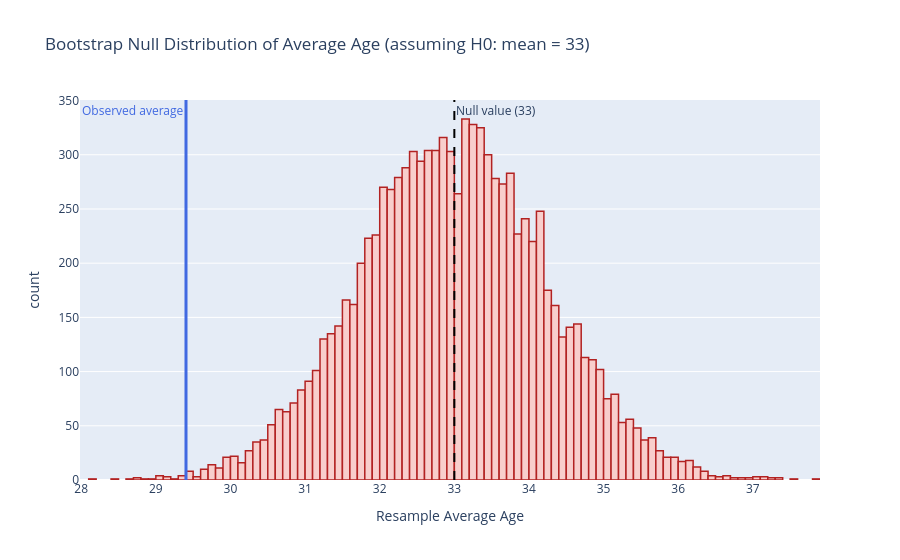

The notebook cell this image was saved under:
### Code cell
# Visualize the null distribution and the observed test statistic
fig = px.histogram(null_means,
                   title = "Bootstrap Null Distribution of Average Age (assuming H0: mean = 33)",
                   labels = {"value":"Resample Average Age"},
                   height = 550)

fig.update_traces(showlegend = False,
                  marker_color = "#F8CECC",
                  marker_line_color = "firebrick",
                  marker_line_width = 1.5)

fig.add_vline(x = null_value,
              line_width = 2,
              line_dash = "dash",
              line_color = "black",
              annotation_text = "Null value (33)",
              annotation_position = "top right")

fig.add_vline(x = observed_mean,
              line_width = 3,
              line_dash = "solid",
              line_color = "royalblue",
              annotation_text = "Observed average",
              annotation_position = "top left",
              annotation_font_color = "royalblue")

### Figure 1 — Plotly figure (JSON) as saved in the notebook; plotly's stock layout.template omitted (floating-point values rounded to 4 significant figures; data arrays with more than 128 entries replaced by an {"elided": "..."} marker saying what was removed)
{"data": [{"alignmentgroup": "True", "bingroup": "x", "hovertemplate": "variable=0<br>Resample Average Age=%{x}<br>count=%{y}<extra></extra>", "legendgroup": "0", "marker": {"color": "#F8CECC", "line": {"color": "firebrick", "width": 1.5}, "pattern": {"shape": ""}}, "name": "0", "offsetgroup": "0", "orientation": "v", "showlegend": false, "type": "histogram", "x": {"elided": "10000 float values"}, "xaxis": "x", "yaxis": "y"}], "layout": {"annotations": [{"showarrow": false, "text": "Null value (33)", "x": 33, "xanchor": "left", "xref": "x", "y": 1, "yanchor": "top", "yref": "y domain"}, {"font": {"color": "royalblue"}, "showarrow": false, "text": "Observed average", "x": 29.4, "xanchor": "right", "xref": "x", "y": 1, "yanchor": "top", "yref": "y domain"}], "autosize": true, "barmode": "relative", "legend": {"title": {"text": "variable"}, "tracegroupgap": 0}, "shapes": [{"line": {"color": "black", "dash": "dash", "width": 2}, "type": "line", "x0": 33, "x1": 33, "xref": "x", "y0": 0, "y1": 1, "yref": "y domain"}, {"line": {"color": "royalblue", "dash": "solid", "width": 3}, "type": "line", "x0": 29.4, "x1": 29.4, "xref": "x", "y0": 0, "y1": 1, "yref": "y domain"}], "title": {"text": "Bootstrap Null Distribution of Average Age (assuming H0: mean = 33)"}, "xaxis": {"anchor": "y", "autorange": true, "domain": [0, 1], "range": [28.1, 37.9], "title": {"text": "Resample Average Age"}, "type": "linear"}, "yaxis": {"anchor": "x", "autorange": true, "domain": [0, 1], "range": [0, 350.5], "title": {"text": "count"}}}}
